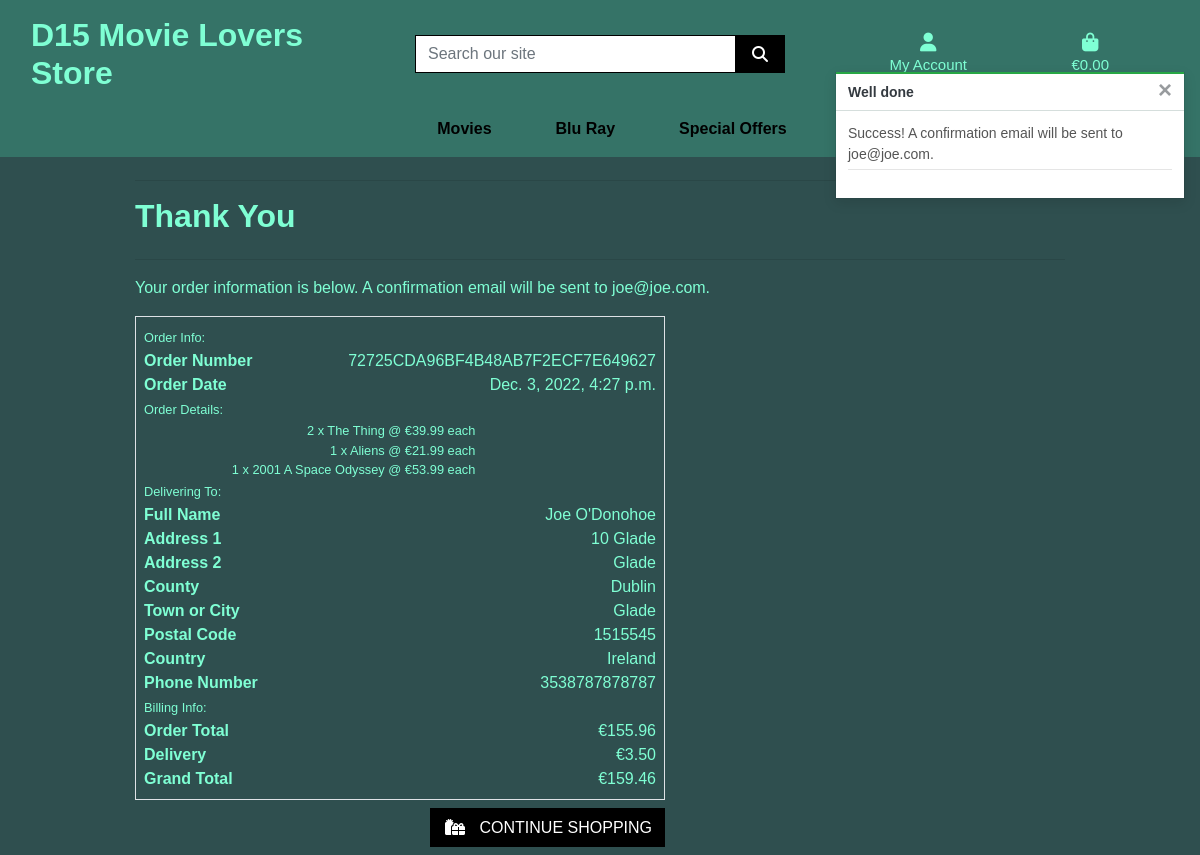
The page /checkout/checkout_success/72725CDA96BF4B48AB7F2ECF7E649627 on the database its author committed.
### checkout/models.py (models this page shows, shortened)
class Order(models.Model):
    order_number = models.CharField(max_length=32, null=False, editable=False)
    full_name = models.CharField(max_length=50, null=False, blank=False)
    email = models.EmailField(max_length=254, null=False, blank=False)
    phone_number = models.CharField(max_length=20, null=False, blank=False)
    country = models.CharField(max_length=40, null=False, blank=False)
    postcode = models.CharField(max_length=20, null=True, blank=True)
    town_or_city = models.CharField(max_length=40, null=False, blank=False)
    street_address1 = models.CharField(max_length=80, null=False, blank=False)
    street_address2 = models.CharField(max_length=80, null=True, blank=True)
    county = models.CharField(max_length=80, null=True, blank=True)
    date = models.DateTimeField(auto_now_add=True)
    delivery_cost = models.DecimalField(max_digits=6, decimal_places=2, null=False, default=0)
    order_total = models.DecimalField(max_digits=10, decimal_places=2, null=False, default=0)
    grand_total = models.DecimalField(max_digits=10, decimal_places=2, null=False, default=0)
    original_bag = models.TextField(null=False, blank=False, default='')
    stripe_pid = models.CharField(max_length=254, null=False, blank=False, default='')

class OrderLineItem(models.Model):
    order = models.ForeignKey(Order, null=False, blank=False, on_delete=models.CASCADE, related_name='lineitems')
    stockitem = models.ForeignKey(Stockitem, null=False, blank=False, on_delete=models.CASCADE)
    quantity = models.IntegerField(null=False, blank=False, default=0)
    lineitem_total = models.DecimalField(max_digits=6, decimal_places=2, null=False, blank=False, editable=False)

### products/models.py (models this page shows, shortened)
class Stockitem(models.Model):
    sku = models.CharField(max_length=100)
    name = models.CharField(max_length=150)
    format = models.ForeignKey('Format', null=True, on_delete=models.SET_NULL)
    is_special_edition = models.BooleanField()
    region = models.ForeignKey('Region', null=True, on_delete=models.SET_NULL)
    description = models.TextField()
    price = models.DecimalField(decimal_places=2, max_digits=10)
    genre = models.ForeignKey('Genre', null=True, on_delete=models.SET_NULL)
    rating = models.DecimalField(decimal_places=2, max_digits=4)
    image = models.ImageField(null=True, blank=True)

### checkout/views.py (the view)
# urls.py: path('checkout_success/<order_number>', views.checkout_success, name='checkout_success'),
def checkout_success(request, order_number):
    save_info = request.session.get('save_info')
    order = get_object_or_404(Order, order_number=order_number)
    messages.success(request, f'Success! \
         A confirmation \
        email will be sent to {order.email}.')
    if 'bag' in request.session:
        del request.session['bag']
    template = 'checkout/checkout_success.html'
    context = {
        'order': order,
    }
    return render(request, template, context)

### bag/contexts.py (called while the page is built, shortened)
def bag_contents(request):
    bag_items = []
    total = 0
    stockitem_count = 0
    bag = request.session.get('bag', {})
    if total > 0:
        delivery = Decimal(settings.STANDARD_DELIVERY_FEE)
    else:
        delivery = 0
    grand_total = delivery + total
    context = {
        'bag_items': bag_items,
        'total': total,
        'stockitem_count': stockitem_count,
        'delivery': delivery,
        'grand_total': grand_total,
    }
    return context

### checkout/templates/checkout/checkout_success.html (shortened to what this page needs)
{% extends "base.html" %}
{% load static %}
{% block extra_css %}
    <link rel="stylesheet" href="{% static 'checkout/css/checkout.css' %}">
{% endblock %}
{% block page_header %}
    <div class="container header-container">
    </div>
{% endblock %}
{% block content %}
    <div class="container">
        <div class="row">
            <div class="col">
                <hr>
                <h2 class="logo-font mb-4">Thank You</h2>
                <hr>
                <p class="text-d15">Your order information is below. A confirmation email will be sent to {{ order.email }}.</p>
            </div>
        </div>
        <div class="row">
            <div class="col-12 col-lg-7">
                <div class="order-confirmation-wrapper p-2 border">
                    <div class="row">
                        <div class="col">
                            <small class="text-d15">Order Info:</small>
                        </div>
                    </div>
                    <div class="row">
                        <div class="col-12 col-md-4">
                            <p class="mb-0 text-d15 font-weight-bold">Order Number</p>
                        </div>
                        <div class="col-12 col-md-8 text-md-right">
                            <p class="mb-0 text-d15">{{ order.order_number }}</p>
                        </div>
                    </div>
                    <div class="row">
                        <div class="col-12 col-md-4">
                            <p class="mb-0 text-d15 font-weight-bold">Order Date</p>
                        </div>
                        <div class="col-12 col-md-8 text-md-right">
                            <p class="mb-0 text-d15">{{ order.date }}</p>
                        </div>
                    </div>
                    <div class="row">
                        <div class="col">
                            <small class="text-d15">Order Details:</small>
                        </div>
                    </div>
                    {% for item in order.lineitems.all %}
                    <div class="row">
                        <div class="col-12 col-md-8 text-md-right">
                            <p class="small mb-0 text-d15">{{ item.quantity }} x {{ item.stockitem.name }} @ €{{ item.stockitem.price }} each</p>
                        </div>
                    </div>
                    {% endfor %}
                    <div class="row">
                        <div class="col">
                            <small class="text-d15">Delivering To:</small>
                        </div>
                    </div>
                    <div class="row">
                        <div class="col-12 col-md-4">
                            <p class="mb-0 text-d15 font-weight-bold">Full Name</p>
                        </div>
                        <div class="col-12 col-md-8 text-md-right">
                            <p class="mb-0 text-d15">{{ order.full_name }}</p>
                        </div>
                    </div>
                    <div class="row">
                        <div class="col-12 col-md-4">
                            <p class="mb-0 text-d15 font-weight-bold">Address 1</p>
                        </div>
                        <div class="col-12 col-md-8 text-md-right">
                            <p class="mb-0 text-d15">{{ order.street_address1 }}</p>
                        </div>
                    </div>
                    {% if order.street_address2 %}
                    <div class="row">
                        <div class="col-12 col-md-4">
                            <p class="mb-0 text-d15 font-weight-bold">Address 2</p>
                        </div>
                        <div class="col-12 col-md-8 text-md-right">
                            <p class="mb-0 text-d15">{{ order.street_address2 }}</p>
                        </div>
                    </div>
                    {% endif %}
                    {% if order.county %}
                    <div class="row">
                        <div class="col-12 col-md-4">
                            <p class="mb-0 text-d15 font-weight-bold">County</p>
                        </div>
                        <div class="col-12 col-md-8 text-md-right">
                            <p class="mb-0 text-d15">{{ order.county }}</p>
                        </div>
                    </div>
                    {% endif %}
                    <div class="row">
                        <div class="col-12 col-md-4">
                            <p class="mb-0 text-d15 font-weight-bold">Town or City</p>
                        </div>
                        <div class="col-12 col-md-8 text-md-right">
                            <p class="mb-0 text-d15">{{ order.town_or_city }}</p>
                        </div>
                    </div>
                    {% if order.postcode %}
                    <div class="row">
                        <div class="col-12 col-md-4">
                            <p class="mb-0 text-d15 font-weight-bold">Postal Code</p>
                        </div>
                        <div class="col-12 col-md-8 text-md-right">
                            <p class="mb-0 text-d15">{{ order.postcode }}</p>
                        </div>
                    </div>
                    {% endif %}
                    <div class="row">
                        <div class="col-12 col-md-4">
                            <p class="mb-0 text-d15 font-weight-bold">Country</p>
                        </div>
                        <div class="col-12 col-md-8 text-md-right">
                            <p class="mb-0 text-d15">{{ order.country }}</p>
                        </div>
                    </div>
                    <div class="row">
                        <div class="col-12 col-md-4">
                            <p class="mb-0 text-d15 font-weight-bold">Phone Number</p>
                        </div>
                        <div class="col-12 col-md-8 text-md-right">
                            <p class="mb-0 text-d15">{{ order.phone_number }}</p>
                        </div>
                    </div>
                    <div class="row">
                        <div class="col">
                            <small class="text-d15">Billing Info:</small>
                        </div>
                    </div>
                    <div class="row">
                        <div class="col-12 col-md-4">
                            <p class="mb-0 text-d15 font-weight-bold">Order Total</p>
                        </div>
                        <div class="col-12 col-md-8 text-md-right">
                            <p class="mb-0 text-d15">€{{ order.order_total }}</p>
                        </div>
                    </div>
                    <div class="row">
                        <div class="col-12 col-md-4">
                            <p class="mb-0 text-d15 font-weight-bold">Delivery</p>
                        </div>
                        <div class="col-12 col-md-8 text-md-right">
                            <p class="mb-0 text-d15">€{{ order.delivery_cost }}</p>
                        </div>
                    </div>
                    <div class="row">
                        <div class="col-12 col-md-4">
                            <p class="mb-0 text-d15 font-weight-bold">Grand Total</p>
                        </div>
                        <div class="col-12 col-md-8 text-md-right">
                            <p class="mb-0 text-d15">€{{ order.grand_total }}</p>
                        </div>
                    </div>
                </div>
            </div>
        </div>
        <div class="row">
			<div class="col-12 col-lg-7 text-right">
				<a href="{% url 'stockitems' %}" class="btn btn-black rounded-0 my-2">
					<span class="icon mr-2">
						<i class="fas fa-gifts"></i>
					</span>
					<span class="text-uppercase">Continue Shopping</span>
				</a>
			</div>
		</div>
    </div>
{% endblock %}

### static/css/style.css (style rules this page uses)
html { height: 100%; }
body { background-size: cover; height: calc(100vh - 164px); color: #555; font-family: sans-serif; background-color: #2F4F4F; }
.icon { align-items: center; display: inline-flex; justify-content: center; height: 1.5rem; width: 1.5rem; }
.logo-font { font-weight: bold; color: aquamarine; }
.btn-black { background: black; color: white; }
@media (min-width: 1200px) { .container { max-width: 80%; } }
@media (min-width: 992px) { .header-container { padding-top: 164px; } }
.text-d15 { color: aquamarine; }

### rows shown on the page
Order: email "joe@joe.com", order_number "72725CDA96BF4B48AB7F2ECF7E649627", date "Dec. 3, 2022, 4:27 p.m.", full_name "Joe O'Donohoe", street_address1 "10 Glade", street_address2 "Glade", county "Dublin", town_or_city "Glade", postcode "1515545", country "Ireland", phone_number "3538787878787", order_total "155.96", delivery_cost "3.50", grand_total "159.46"
OrderLineItem: quantity "2", stockitem.name "The Thing", stockitem.price "39.99"
OrderLineItem: quantity "1", stockitem.name "Aliens", stockitem.price "21.99"
OrderLineItem: quantity "1", stockitem.name "2001 A Space Odyssey", stockitem.price "53.99"

### other values the page prints
{{ message }} "Success! A confirmation email will be sent to joe@joe.com."
